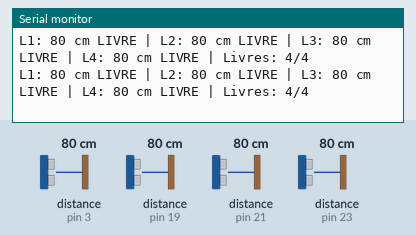
This sketch was run on a simulated Arduino Mega 2560, built with avr-gcc and run on an emulated ATmega2560. Parts: the last lines printed to the serial monitor. Wiring (inferred from the names in the program): 4 × ultrasonic range finder: trigger pin 2, echo pin 3 / trigger pin 18, echo pin 19 / trigger pin 20, echo pin 21 / trigger pin 22, echo pin 23. The inputs (shaded band) are chosen by the test bench; at power-on: distance to the obstacle (sensors on pin 3, pin 19, pin 21, pin 23) 80 cm. The echo pulse lasts 58.3 µs per cm.

Above: at 1.2 s.
1.3 s: distance to the obstacle (sensor on pin 3) set to 2 cm
At 1.6 s:
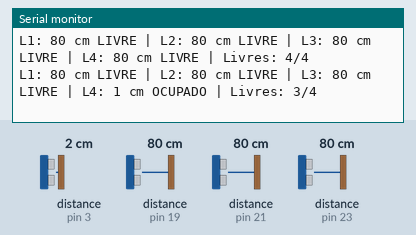
3.1 s: distance to the obstacle (sensor on pin 19) set to 2 cm
At 3.56 s:
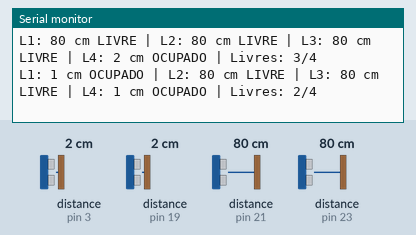
5.4 s: distance to the obstacle (sensor on pin 21) set to 2 cm
At 5.8 s:
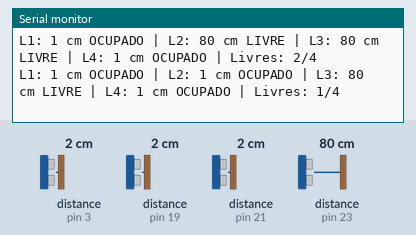
7.6 s: distance to the obstacle (sensor on pin 23) set to 2 cm
At 8.04 s:
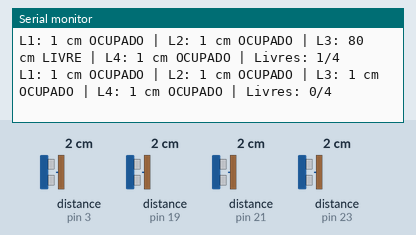
9.9 s: distance to the obstacle (sensor on pin 3) set to 9 cm
At 10.28 s:
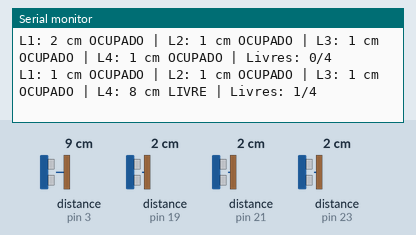
11.8 s: distance to the obstacle (sensor on pin 19) set to 9 cm
At 12.24 s:
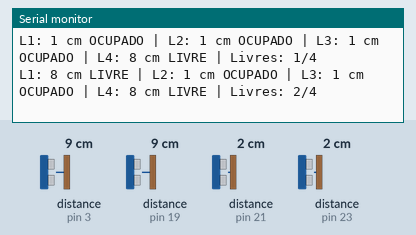

The sketch:

Teste_dos_4_sensores_ultrassonicos_juntos.ino
```cpp
// Teste dos 4 sensores ultrassónicos - SmartPark
// Projeto I

#define NUM_LUGARES 4
#define DIST_OCUPADO 5   // abaixo disto há carro (ajustar na maquete)

// pinos de cada sensor (posição 0 = lugar 1, posição 1 = lugar 2, ...)
int trigPins[NUM_LUGARES] = {18, 20, 22, 2};
int echoPins[NUM_LUGARES] = {19, 21, 23, 3};

long distancias[NUM_LUGARES];   // última distância de cada lugar
bool ocupado[NUM_LUGARES];      // true = ocupado, false = livre

int sensorAtual = 0;            // qual o sensor que vamos medir a seguir
unsigned long ultimaLeitura = 0;

long medirDistancia(int trig, int echo) {
  digitalWrite(trig, LOW);
  delayMicroseconds(2);
  digitalWrite(trig, HIGH);
  delayMicroseconds(10);
  digitalWrite(trig, LOW);

  long duracao = pulseIn(echo, HIGH, 30000);

  if (duracao == 0) {
    return -1;  // sem eco
  }
  return duracao / 58;
}

void mostrarEstado() {
  int livres = 0;

  for (int i = 0; i < NUM_LUGARES; i++) {
    Serial.print("L");
    Serial.print(i + 1);
    Serial.print(": ");
    Serial.print(distancias[i]);
    Serial.print(" cm ");

    if (ocupado[i]) {
      Serial.print("OCUPADO | ");
    } else {
      Serial.print("LIVRE | ");
      livres++;
    }
  }

  Serial.print("Livres: ");
  Serial.print(livres);
  Serial.print("/");
  Serial.println(NUM_LUGARES);
}

void setup() {
  Serial.begin(9600);

  for (int i = 0; i < NUM_LUGARES; i++) {
    pinMode(trigPins[i], OUTPUT);
    pinMode(echoPins[i], INPUT);
  }

  Serial.println("Teste dos 4 sensores");
}

void loop() {
  // mede um sensor de cada vez, de 70 em 70 ms
  if (millis() - ultimaLeitura >= 70) {
    ultimaLeitura = millis();

    long d = medirDistancia(trigPins[sensorAtual], echoPins[sensorAtual]);
    distancias[sensorAtual] = d;

    // -1 (sem eco) quer dizer que não há nada perto, logo está livre
    if (d != -1 && d < DIST_OCUPADO) {
      ocupado[sensorAtual] = true;
    } else {
      ocupado[sensorAtual] = false;
    }

    sensorAtual++;

    // depois de medir os 4, mostra tudo e volta ao primeiro
    if (sensorAtual == NUM_LUGARES) {
      sensorAtual = 0;
      mostrarEstado();
    }
  }
}
```

Measured:
- after the input at 1.3 s, the serial monitor: prints a new line after 0.10 s (image 1)
- after the input at 3.1 s, the serial monitor: prints a new line after 0.26 s (image 2)
- after the input at 5.4 s, the serial monitor: prints a new line after 0.20 s (image 3)
- after the input at 7.6 s, the serial monitor: prints a new line after 0.25 s (image 4)
- after the input at 9.9 s, the serial monitor: prints a new line after 0.19 s (image 5)
- after the input at 11.8 s, the serial monitor: prints a new line after 0.25 s (image 6)
